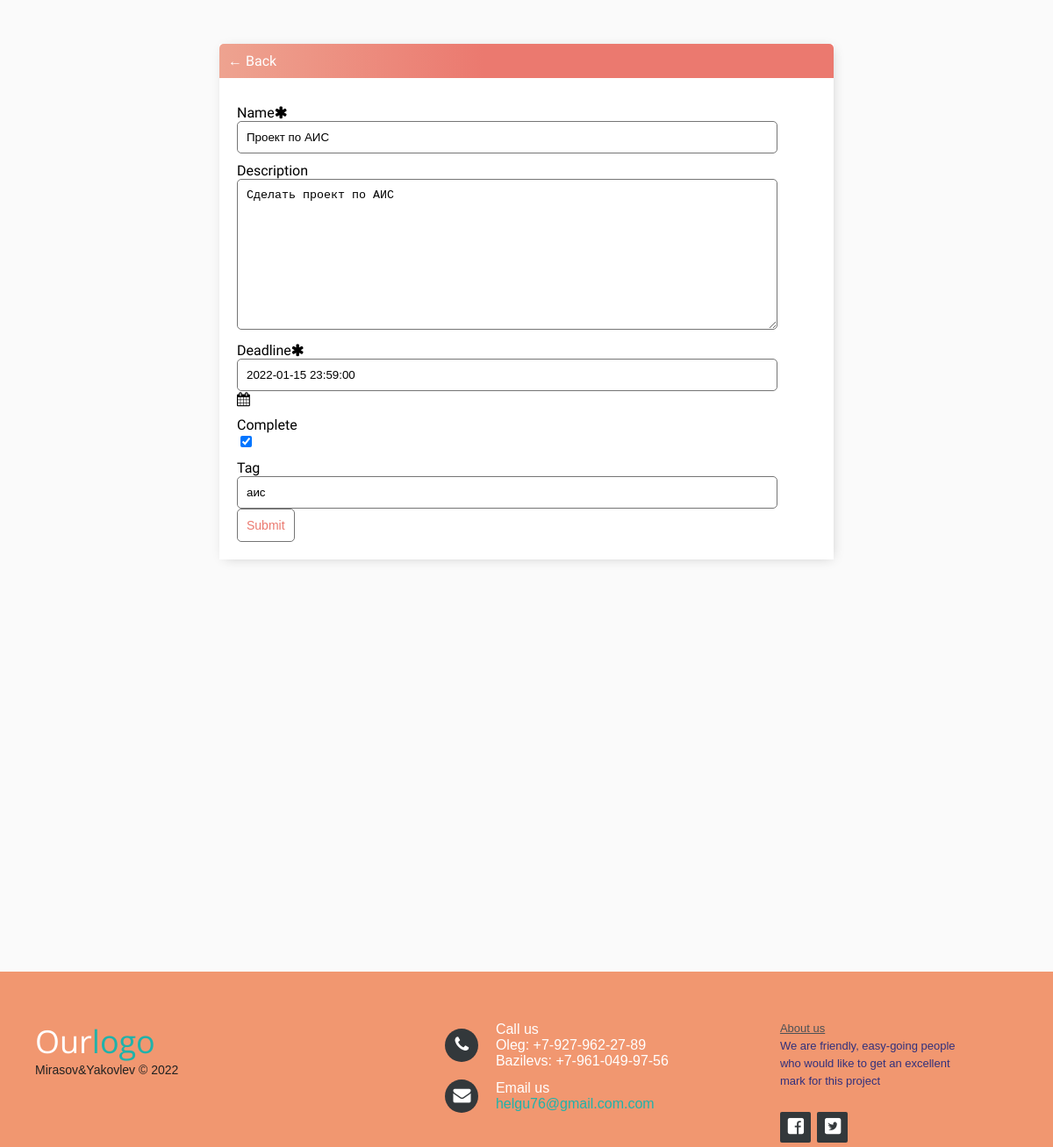
The app's page /task-update/38/ (signed in) with its own data.
### main/models.py (models this page shows, shortened)
class Task(models.Model):
    user = models.ForeignKey(User, on_delete=models.CASCADE, null=True, blank=True)
    title = models.CharField('Name', max_length=100)
    description = models.TextField('Description', null=True, blank=True)
    created = models.DateTimeField(auto_now_add=True)
    deadline = models.DateTimeField(auto_now_add=False, editable=True)
    complete = models.BooleanField(default=False)
    tag = models.CharField('Tag', null=True, blank=True, max_length=50)
    class Meta:
        verbose_name = 'Задача'
        verbose_name_plural = 'Задачи'
        order_with_respect_to = 'user'

### main/views.py (the view)
# urls.py: path('task-update/<int:pk>/', TaskUpdate.as_view(), name='task-update'),
class TaskUpdate(LoginRequiredMixin, UpdateView):
    model = Task
    fields = {'title', 'description', 'complete', 'deadline', 'tag'}
    success_url = reverse_lazy('tasks')

### main/templates/main/task_form.html (shortened to what this page needs)
{% extends 'main/base.html' %}
{% block content1 %}
{% load deadlines %}
<html lang="ru">
<head>
    <link href="https://stackpath.bootstrapcdn.com/font-awesome/4.7.0/css/font-awesome.min.css" rel="stylesheet"
>
    <link rel="stylesheet"
          href="https://cdnjs.cloudflare.com/ajax/libs/tempusdominus-bootstrap-4/5.1.2/css/tempusdominus-bootstrap-4.min.css"
/>
</head>
<div class="header-bar">
    <a href="{{request.META.HTTP_REFERER}}">&#8592; Back</a>
</div>
<div class="card-body">
    <form method="POST" action="" autocomplete="off">
        <label>{{form.title.label}}<i class="fa fa-asterisk" aria-hidden="true"></i></label>
        {{form.title}}
        <label>{{form.description.label}}</label>
        {{form.description}}
        <div class="input-group date" id="datetimepicker1" data-target-input="nearest" >
            <label>{{form.deadline.label}}<i class="fa fa-asterisk" aria-hidden="true"></i>
</label>
            {{ form.deadline }}
            <div class="input-group-append" data-target="#datetimepicker1" data-toggle="datetimepicker" >
                <div class="input-group-text"><i class="fa fa-calendar"></i></div>
            </div>
        </div>
        <label>{{form.complete.label}}</label>
        {{form.complete}}
        <label>{{form.tag.label}}</label>
        {{form.tag}}
        <input class="button" type="submit" value="Submit">
    </form>
</div>
{% endblock content1 %}

### main/static/css/calendar.css (style rules this page uses)
.date { font-size: 16px; }
a { color: #17a2b8; }

### main/static/css/stylesheet.css (style rules this page uses)
body { background-color: #FAFAFA; height: 100%; margin: 0 auto; font-family: 'DotGothic16', sans-serif; padding-top: 50px; margin-bottom: 100px; }
h1, h2, h3, h4, h5, h6, { font-family: 'DotGothic16', sans-serif; }
a, p { color: #4b5156 }
.header-bar { display: flex; justify-content: space-between; color: #fff; padding: 10px; border-radius: 5px 5px 0 0; background: linear-gradient(90deg, #EEA390 0%, #EB796F 43%, #EB796F 100%); }
.header-bar a { color: #fff; text-decoration: none; }
input[type=text], input[type=password], textarea { border: 1px solid #757575; border-radius: 5px; padding: 10px; width: 90%; }
label { padding-top: 10px !important; display: block; }
::placeholder { font-weight: 300; opacity: 0.5; }
.button { border: 1px solid #757575; background-color: #FFF; color: #EB796F; padding: 10px; font-size: 14px; border-radius: 5px; cursor: pointer; text-decoration: none; }
.card-body { padding: 20px; height: auto; margin-bottom: 0px; }

### records on screen
Task: title "Проект по АИС", description "Сделать проект по АИС", deadline "2022-01-15 23:59:00", complete "☑", tag "аис"
